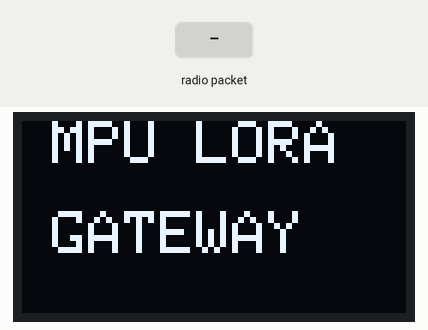
Recording of a sketch running on a simulated ESP32. On the bench: 128×64 one-colour display. The inputs (shaded band) are chosen by the test bench. WiFi joins after 1.5 s; servers stay silent unless stated; no radio packets arrive unless stated; what the sketch prints to the serial monitor is not drawn.

Above: at 2.1 s.
At 7.3 s:
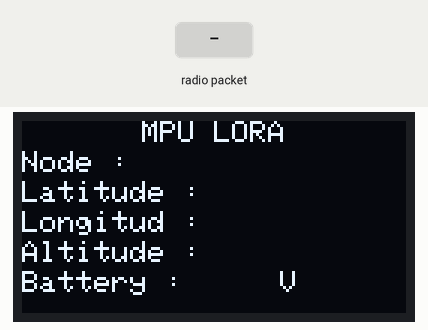
7.4 s: radio packet "#" arrives
10.4 s: radio packet "," arrives
12.9 s: radio packet "1" arrives
Timing chart, 0 to 15.9 s (numbered marks = the images above; inputs shaded):
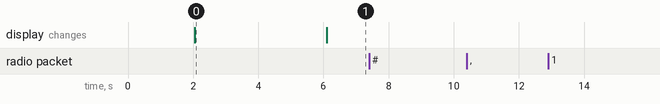

Measured:
- after the input at 7.4 s, every drawn part: stays the same
- after the input at 10.4 s, every drawn part: stays the same
- after the input at 12.9 s, every drawn part: stays the same
- what the display in image 0 shows lasts 4.0 s, from 2.1 s to 6.1 s

The sketch:

LoRaGateway.ino
```cpp
#include <SPI.h>
#include <LoRa.h>
#include <WiFi.h>
#include <Wire.h>
#include <Adafruit_GFX.h>
#include <Adafruit_SSD1306.h>
#include "FirebaseESP32.h"
#include <stdio.h>

#define FIREBASE_HOST "https://mpu-lora-default-rtdb.firebaseio.com/"
#define FIREBASE_AUTH "M41GfzLBCrY6lqw7bXoHtaOjYBYui1l7Wkcuj94b"
#define csPin 5
#define resetPin 14
#define irqPin 2

const char* ssid="fahmi";
const char* password = "bersiapsiapya";

String dataIn = "", dt[10];
char buff[100];
boolean parsing=false, terima = false;
FirebaseData firebaseData;
FirebaseJson json;

Adafruit_SSD1306 display(128, 64, &Wire, -1);
WiFiClient client_;

void setup() {
  Serial.begin(115200);
  while(!Serial);
  if(!display.begin(SSD1306_SWITCHCAPVCC, 0x3C)) {
    Serial.println(F("SSD1306 allocation failed"));
    for(;;);
  }  delay(2000);
  display.clearDisplay();
  display.setTextColor(WHITE);
  display.setTextSize(2);
  display.setCursor(10, 0);
  display.println("MPU LORA");
  display.setCursor(10, 30);
  display.println("GATEWAY");
  display.display();
  delay(2000);
  Serial.println("LoRa Gateway");
  LoRa.setPins(csPin, resetPin, irqPin);
  Serial.print("Inisialisasi LoRa .");
  if (!LoRa.begin(915E6)) {
    Serial.println(" [FAILED!]");
    while (true);
  }
  Serial.println(" [OK!]");
  connectWifi();
  displayoled();
  LoRa.onReceive(onReceive);
  LoRa.disableInvertIQ();   //Mode Recheiver
  LoRa.receive();
  //LoRa Setting Komunikasi
//  LoRa.setTxPower(20);
//  LoRa.setSpreadingFactor(10);
//  LoRa.setSignalBandwidth(125E3);
//  //LoRa.setCodingRate4(8);
//  LoRa.setSyncWord(0xE3); //0xE3
//  //LoRa.enableCrc();
  connectfirebase();
}

void loop() {
  if(runSetiap(1000)){
    LoRa.onReceive(onReceive);
    String header = "/" + dt[0];
    Firebase.setString(firebaseData, "/Node", dt[0]);
    Firebase.setString(firebaseData,  header + "/Node", dt[0]);
    Firebase.setString(firebaseData,  header + "/Latitude", dt[1]);
    Firebase.setString(firebaseData,  header + "/Longlitude", dt[2]);
    Firebase.setString(firebaseData,  header + "/Altitude", dt[3]);
    Firebase.setString(firebaseData,  header + "/Baterai", dt[4]);
    if (!Firebase.setString(firebaseData, "/Node", dt[0])) {
      Serial.print("Upload data Firebase ,MPU LoRa Gagal Dengan data:");
      Serial.println("Node tidak ada");
      delay(500);
      return;
    }
    Serial.println();
    Serial.println("Upload data Firebase Berhasil");
    Serial.print("MPU LoRa  Dengan data:");
    Serial.print(" | Node: " + dt[0]);
    Serial.print(" | Latitude: " + dt[1]);
    Serial.print(" | Longlitude : " + dt[2]);
    Serial.print(" | Altitude: " + dt[3]);
    Serial.println(" | Baterai: " + dt[4]);
    Serial.println("___________________________");
  }
  if (terima == true){
    parsingdata();
  }
}
void parsingdata(){//*data1,data2,.....,data100#\n
    parsing = true;
    if(parsing){
      int j=0, i;
      dt[j]="";
      for(i=1;i<dataIn.length();i++){
       if ((dataIn[i] == '#') || (dataIn[i] == ',')){
        j++;
        dt[j]="";
      } else {
        dt[j] = dt[j] + dataIn[i];
      }
    }
    Serial.println("Node: " + dt[0]);
    Serial.println("Latitude: " + dt[1]);
    Serial.println("Longlitude : " + dt[2]);
    Serial.println("Altitude: " + dt[3]);
    Serial.println("Baterai: " + dt[4]);
    Serial.println("___________________________");
    displayoled();
    parsing=false;
    dataIn="";
    }
    terima = false;
}
void onReceive(int packetSize) {
  String Node = "";
  while (LoRa.available()) {
    Node = LoRa.readString();
    Serial.println("data masuk : " + Node);
    //Parsing Data
    terima = true;
    dataIn += Node;
  }
}
void displayoled(){
    display.clearDisplay();
    display.setTextSize(1);
    display.setCursor(40, 0);
    display.print("MPU LORA");
    display.setCursor(0, 10);
    display.print("Node : ");
    display.println(dt[0]);
    display.setTextSize(1);
    display.setCursor(0, 20);
    display.print("Latitude :");
    display.setCursor(60, 20);
    display.println(dt[1]);

    display.setCursor(0, 30);
    display.print("Longitud :");
    display.setCursor(60, 30);
    display.println(dt[2]);

    display.setCursor(0, 40);
    display.print("Altitude :");
    display.setCursor(60, 40);
    display.println(dt[3]);

    display.setCursor(0, 50);
    display.print("Battery :");
    display.setCursor(80, 50);
    display.println(dt[4] + " V");
    display.display();
}
void connectWifi() {
    Serial.print("Inisialisasi WiFi");
    WiFi.begin(ssid,password);
    Serial.print("Connecting. ");
    while (WiFi.status() != WL_CONNECTED) {
      delay(500);
      Serial.print(".");
    }
    Serial.println("[OK!]");
    delay(500);
    Serial.println(WiFi.localIP());
}
void connectfirebase(){
  Firebase.begin(FIREBASE_HOST, FIREBASE_AUTH);
  Firebase.reconnectWiFi(true);
  Serial.println("------------------------------------");
  Serial.println("Connected...Firebase data MPULORA");
}
boolean runSetiap(unsigned long interval)
{
  static unsigned long previousMillis = 0;
  unsigned long currentMillis = millis();
  if (currentMillis - previousMillis >= interval)
  {
    previousMillis = currentMillis;
    return true;
  }
  return false;
}
```
